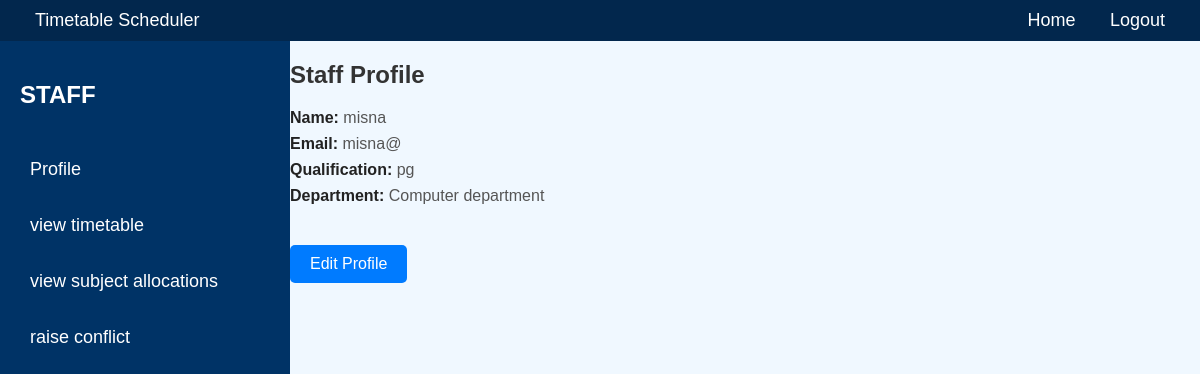
The page /staffprofile (signed in) on the database as committed earlier.
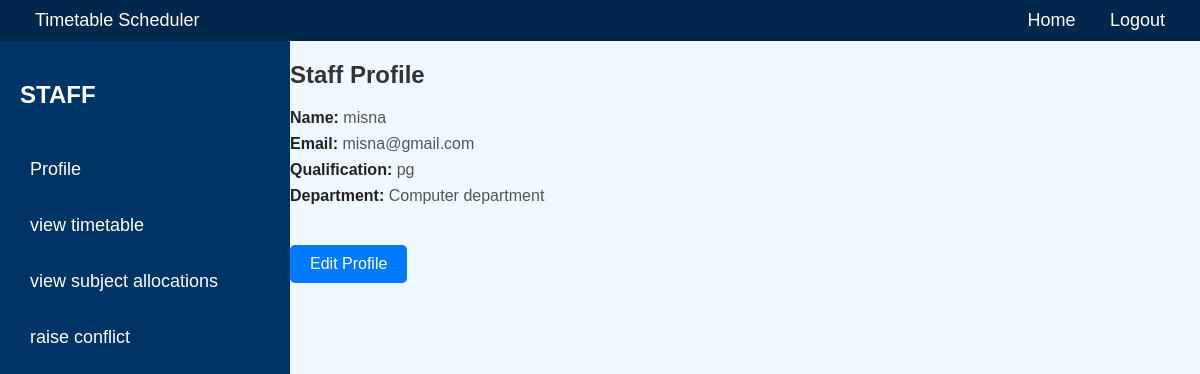
The same page on the database as committed later.
### timetable_scheduler_app/models.py (models this page shows)
class StaffTable(models.Model):
    login=models.ForeignKey(LoginTable,on_delete=models.CASCADE,blank=True,null=True)
    name=models.CharField(max_length=50,blank=True,null=True)
    college_id=models.ForeignKey(CollegeTable,on_delete=models.CASCADE,blank=True,null=True)
    email=models.CharField(max_length=50,blank=True,null=True)
    department_id=models.ForeignKey(DepartmentTable,on_delete=models.CASCADE,blank=True,null=True)
    qualification=models.CharField(max_length=50,blank=True,null=True)

class DepartmentTable(models.Model):
    college_id=models.ForeignKey(CollegeTable,on_delete=models.CASCADE,blank=True,null=True)
    dep_name=models.CharField(max_length=50,blank=True,null=True)

### timetable_scheduler_app/views.py (the view)
# urls.py: path('staffprofile',StaffProfile.as_view(),name='staffprofile'),
class StaffProfile(View):
    def get(self, request):
        userid = request.session.get('user_id')
        print(userid)
        if userid:
            try:
                name = StaffTable.objects.get(login__id=userid)
            except LoginTable.DoesNotExist:
                return redirect('login')  # Redirect to login if user not found
            return render(request, "staff_profile.html", {"username": name})
        return redirect('login')

### templates/staff_profile.html (shortened to what this page needs)
{% extends 'staff_dashboard.html' %}
{% block body %}
<div class="profile-container">
    {% if error %}
        <div class="profile-header">
            <p style="color: red;">{{ error }}</p>
        </div>
    {% else %}
        <div class="profile-header">
            <h2>Staff Profile</h2>
        </div>
        <div class="profile-details">
            <p><strong>Name:</strong> {{username.name}}</p>
            <p><strong>Email:</strong> {{username.email}}</p>
            <p><strong>Qualification:</strong> {{username.qualification}}</p>
            <p><strong>Department:</strong> {{username.department_id.dep_name}}</p>
        </div>
        <a href="staffeditprofile/{{ username.id }}"><button class="edit-button" >Edit Profile</button></a>
    {% endif %}
</div>
{% endblock %}

Rows that differ between the two databases and show on the page:
changed StaffTable "misna": email "misna@" → "misna@gmail.com"
